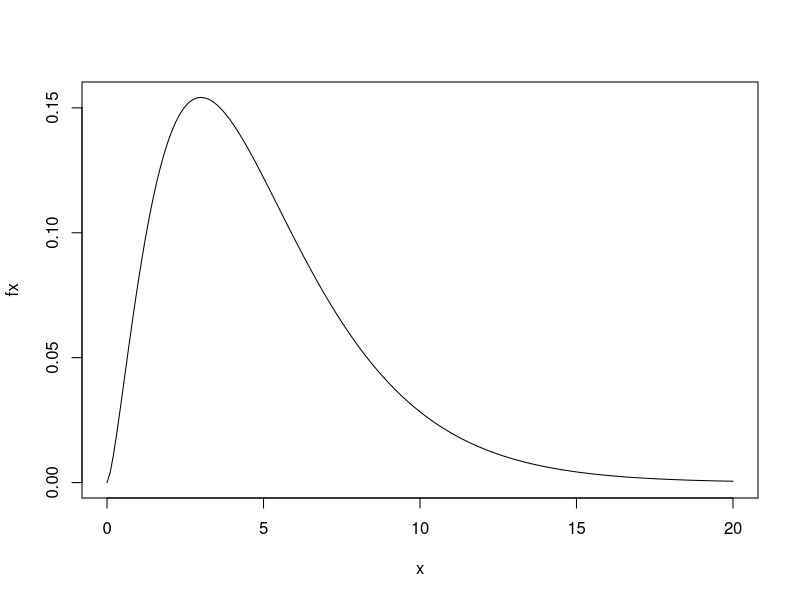
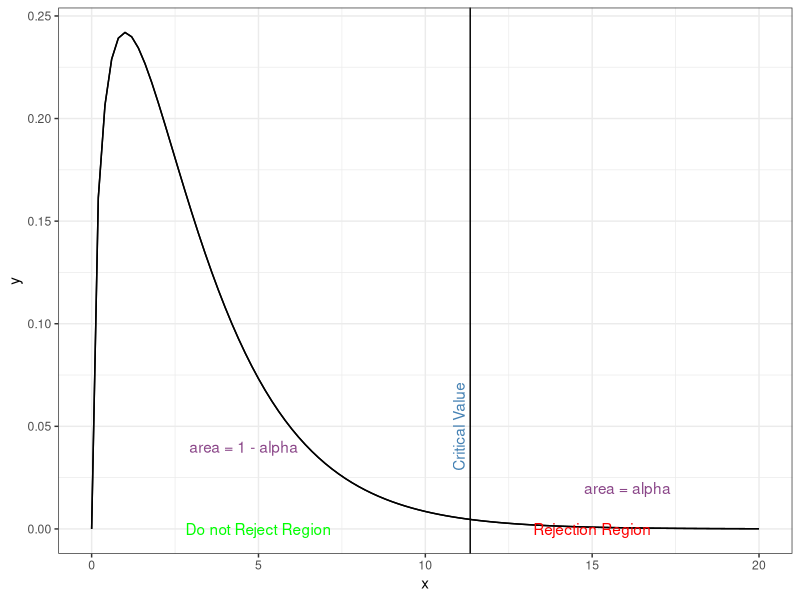

These charts were generated, in order, by the following R code:
## ---- chunk 1
knitr::opts_chunk$set(echo = TRUE, warning = FALSE, message = FALSE, fig.align = "center", comment = NA)
library(tidyverse)
## ---- chunk 2
# Codes Optional
x <- seq(0,20,.1) #sequence from, to, by
fx <- dchisq(x,df=5) #density of a chisquare
plot(x,fx,type="l") #type = lines

## ---- chunk 3

################################################################
# Test 1
# Goodness of fit = table matches what you expect...one variable 
# Ho:distribution matches stated
################################################################


# Example in the notes-  grades = "A", "B", "C", "D", "F"

obs <- c(25, 36, 32, 27)
exppercent <- c(.25,.25,.25,.25)

results <- chisq.test(obs,p=exppercent)
results

## ---- chunk 4
################################################################
# Test 2
# Homogeneity = one variable, comparing groups to one another  
# Ho:  distribution same across groups
################################################################

shows <- matrix(c(50, 30, 20, 50, 80, 70), ncol=3, byrow=TRUE)
colnames(shows)<-c("Lone Ranger", "Sesame St", "The Simpsons")
rownames(shows)<-c("Boys", "Girls")

testtable <- as.table(shows)
testtable

chisq.test(testtable)
## ---- chunk 5
################################################################
# Test 3
# Independence = two variables 
# Ho: no association between row and column
################################################################

meningitis <- matrix(c(30, 72, 2, 26),ncol=2,byrow=TRUE)
colnames(meningitis)<-c("Meningitis","Other")
rownames(meningitis)<-c("Light","Dark")

testtable <- as.table(meningitis)
testtable

chisq.test(testtable, correct=FALSE)
## ---- chunk 6


alpha <- 0.01
df <- 3
critical_val <- qchisq(1-alpha, df)
critical_val


# Optional code to make a graph to visualize the rejection region (this graphic is not dynamic, only woks with the ex above)
ggplot(data.frame(x = c(0, 20)), aes(x = x, fill = x > critical_val)) +
     stat_function(fun = dchisq, args = list(df = 3)) +
  labs(xlab = " ", ylab = " ") +
  geom_vline(xintercept = critical_val)+
  annotate(geom="text", x=15, y=0.00, label="Rejection Region", color="red") +
  annotate(geom="text", x=5, y=0.00, label="Do not Reject Region", color="green") +
  annotate(geom="text", x=11, y=0.05, label="Critical Value", color="steelblue", angle = 90) +
  annotate(geom="text", x=16, y=0.02, label=" area = alpha", color="orchid4") +
  annotate(geom="text", x=4.5, y=0.04, label=" area = 1 - alpha", color="orchid4") +
  theme_bw()
